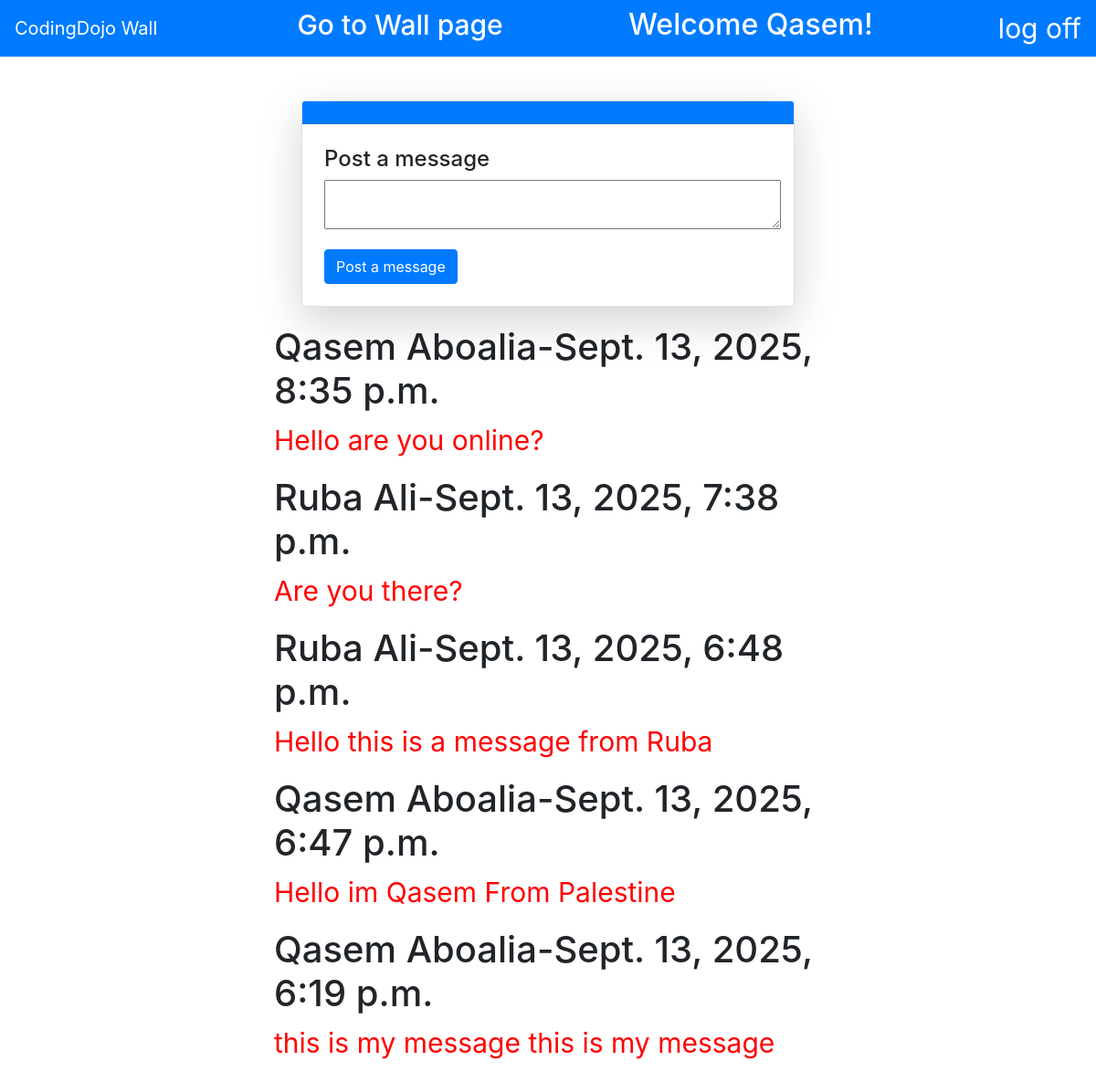
The app's page /home (signed in) with its own data.
### the_wall_app/models.py (models this page shows, shortened)
class Users(models.Model):
    first_name=models.CharField(max_length=45)
    last_name=models.CharField(max_length=45)
    email=models.EmailField(max_length=255 , unique=True)
    password=models.CharField(max_length=255)
    created_at=models.DateTimeField(auto_now_add=True)
    updated_at=models.DateTimeField(auto_now=True)
    objects=usersManager()

class Messages(models.Model):
    content=models.TextField(max_length=255)
    user=models.ForeignKey(Users,related_name='user_message',on_delete=models.CASCADE)
    created_at=models.DateTimeField(auto_now_add=True)
    updated_at=models.DateTimeField(auto_now=True)

### the_wall_app/views.py (the view)
# urls.py: 2. Add a URL to urlpatterns:  path('', views.home, name='home')
def home(request):
    if 'userid' not in request.session:
        messages.error(request,'Please log in first', extra_tags='login')
        return redirect('/')
    user=Users.objects.get(id=request.session['userid'])
    data={
        'user':user,
        'Messages':Messages.objects.all().order_by('-created_at'),
        'comment':Comments.objects.all()
    }
    return render(request,'home.html',data)

### the_wall_app/templates/home.html (shortened to what this page needs)
{% load static %}
<!DOCTYPE html>
<html lang="en">
<head>
    <link rel="stylesheet" href="{% static 'the_wall_app/style.css' %}">
    <link rel="stylesheet" href="https://cdn.jsdelivr.net/npm/bootstrap@4.3.1/dist/css/bootstrap.min.css"
>
</head>
<body>
    <nav style="color: white; font-size: 30px;" class="navbar navbar-light bg-primary justify-content-between">
        <a class="navbar-brand">CodingDojo Wall </a>
        <h2 ><a style="color: white; font-size: 30px;" href="{% url 'wall' %}">Go to Wall page</a></h2>
        <h2>Welcome {{user.first_name}}!</h2>
        <a style="color: white; font-size: 30px;" href="{% url 'logout' %}">log off</a>
    </nav>
    <div class="main">
        <div class="container mt-5">
            <div class="row justify-content-center">
                <div class="col-md-6">
                    <div class="card shadow-lg rounded-3">
                        <div class="card-header text-center bg-primary text-white">
                        </div>
                        <div class="card-body p-4">
                            <form action="{% url 'post_msg' %}" method="POST">
                                <div class="mb-3">
                                    <h4>Post a message</h4>
                                    <textarea style="width: 500px" ; class="form-msg" name="content"
                                        id="content"></textarea>
                                </div>
                                <div class="d-grid">
                                    <button type="submit" class="btn btn-primary">Post a message</button>
                                </div>
                            </form>
                        </div>
                    </div>
                </div>
            </div>
        </div>
    </div>
    <div style="width: 50%; margin:20px auto;" class="contet">
        {% for msg in Messages %}
        <h1>{{msg.user.first_name}} {{msg.user.last_name}}-{{msg.created_at}}</h1>
        <p style="font-size: 30px; color: red;">{{msg.content}}</p>
        {% endfor %}
    </div>
</body>
</html>

### the_wall_app/static/the_wall_app/style.css (style rules this page uses)
.main { display: flex; justify-content: space-between; }

### records on screen
Users: first_name "Qasem"
Messages: user.first_name "Qasem", user.last_name "Aboalia", created_at "Sept. 13, 2025, 8:35 p.m.", content "Hello are you online?"
Messages: user.first_name "Ruba", user.last_name "Ali", created_at "Sept. 13, 2025, 7:38 p.m.", content "Are you there?"
Messages: user.first_name "Ruba", user.last_name "Ali", created_at "Sept. 13, 2025, 6:48 p.m.", content "Hello this is a message from Ruba"
Messages: user.first_name "Qasem", user.last_name "Aboalia", created_at "Sept. 13, 2025, 6:47 p.m.", content "Hello im Qasem From Palestine"
Messages: user.first_name "Qasem", user.last_name "Aboalia", created_at "Sept. 13, 2025, 6:19 p.m.", content "this is my message this is my message"
